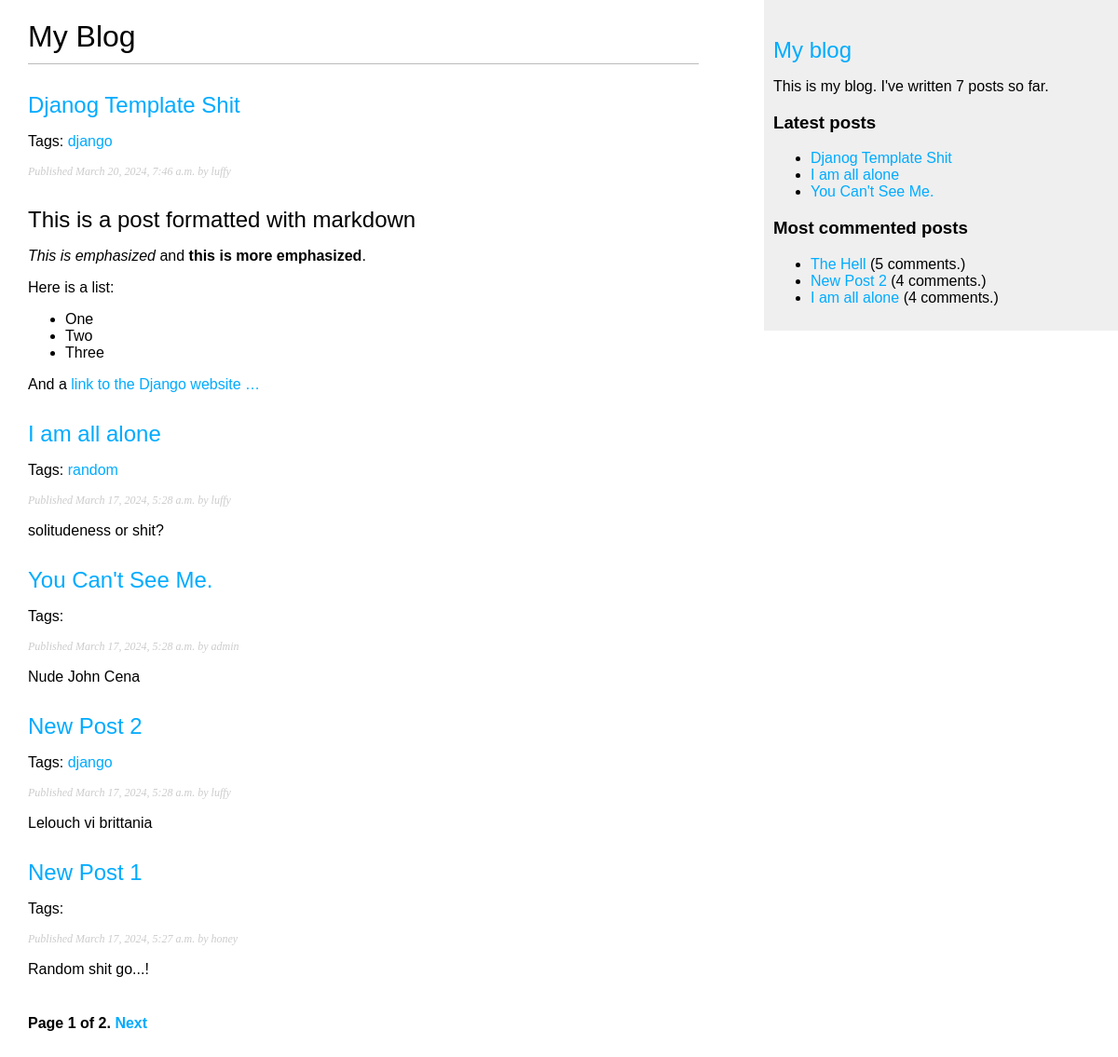
The page / on the database its author committed.
### blog/models.py (models this page shows, shortened)
class Post(models.Model):
  class Status(models.TextChoices):
    DRAFT = 'DF','Draft'
    PUBLISHED = 'PB','Published'
  title = models.CharField(max_length=255)
  slug = models.SlugField(max_length=255,unique_for_date="published")
  body = models.TextField()
  published = models.DateTimeField(default = timezone.now)
  created = models.DateTimeField(auto_now_add=True)
  updated = models.DateTimeField(auto_now = True)
  status = models.CharField(max_length=2,choices=Status.choices, default=Status.DRAFT)
  author = models.ForeignKey(User,on_delete=models.CASCADE,related_name='blog_posts')
  objects = models.Manager()
  published_posts = PublishedManager()
  tags = TaggableManager()
  class Meta:
    ordering = ['-published']
    indexes = [
      models.Index(fields=['-published']),
    ]
  def get_absolute_url(self):
      return reverse("blog:post_detail",args=[self.published.year,
                                              self.published.month,
                                              self.published.day,
                                              self.slug])

### blog/views.py (the view)
# urls.py: path('',views.post_list,name='post_list'),
def post_list(request,tag_slug=None):
  posts_list = Post.objects.all()
  page_number = request.GET.get('page',1)
  tag = None
  if tag_slug:
    tag = get_object_or_404(Tag,slug=tag_slug)
    posts_list = posts_list.filter(tags__in=[tag])
  paginator = Paginator(posts_list,5)
  try:
    posts = paginator.page(page_number)
  except EmptyPage:
    posts = paginator.page(paginator.num_pages)
  except PageNotAnInteger:
    posts = paginator.page(1)
  return render(request,'blog/post/list.html',{'posts':posts,'tag':tag})

### blog/models.py (called while the page is built)
  def get_queryset(self) -> QuerySet:
    return super().get_queryset() \
                  .filter(status=Post.Status.PUBLISHED)

### blog/templatetags/blog_tags.py (called while the page is built)
@register.filter(name="markdown")
def markdown_format(text):
  return mark_safe(markdown.markdown(text))

@register.simple_tag
def total_posts():
  return Post.published_posts.count()

@register.inclusion_tag('blog/post/latest_posts.html')
def show_latest_posts(count=5):
  latest_posts = Post.published_posts.order_by('-published')[:count]
  return {'latest_posts':latest_posts}

@register.simple_tag
def get_most_commented_posts(count=3):
  return Post.published_posts.annotate(
    total_comments=Count('comments')
  ).order_by('-total_comments')[:count]

### blog/templates/blog/post/list.html (shortened to what this page needs)
{% extends 'blog/base.html' %}
{% load blog_tags %}
{% block content %}
  <h1>My Blog</h1>
  {% for post in posts %}
    <h2>
      <a href="{{ post.get_absolute_url }}">
      {{ post.title }}
      </a>
    </h2>
    <p class='tags'>
      Tags:
      {% for tag in post.tags.all   %}
        <a href="{% url "blog:post_list_by_tag" tag.slug %}">{{tag.name}}</a>
      {% endfor %}
    </p>
    <p class='date'>
      Published {{post.published}} by {{post.author}}
    </p>
    {{post.body|markdown|truncatewords_html:30}}
  {% endfor %}
  {% include 'pagination.html' with page=posts %}
{% endblock  %}

### blog/templates/blog/base.html (shortened to what this page needs)
{% load blog_tags %}
{% load static %}
<!DOCTYPE html>
<html>
  <head>
    <link href="{% static 'css/blog.css' %}" rel='stylesheet'>
  </head>
  <body>
    <div id='content'>
      {% block content %}
      {% endblock %}
    </div>
  </body>
  <div id='sidebar'>
    <h2> <a href="{% url "blog:post_list" %}">My blog</a></h2>
    <p> This is my blog.
        I've written {% total_posts %} posts so far.
    </p>
    <h3>Latest posts</h3>
    {% show_latest_posts 3 %}
    <h3>Most commented posts</h3>
    {% get_most_commented_posts as most_commented_posts %}
    <ul>
      {% for post in most_commented_posts %}
        <li>
          <a href="{{post.get_absolute_url}}">{{post.title}}</a> ({{post.comments.count}} comments.)
        </li>
      {% endfor %}
    </ul>
  </div>
</html>

### blog/templates/blog/post/latest_posts.html
<ul>
  {% for post in latest_posts  %}
    <li>
      <a href="{{post.get_absolute_url}}">{{post.title}}</a>
    </li>
  {% endfor %}
</ul>

### static/css/blog.css (style rules this page uses)
body { margin:0; padding:0; font-family:helvetica, sans-serif; }
a { color:#00abff; text-decoration:none; }
h1 { font-weight:normal; border-bottom:1px solid #bbb; padding:0 0 10px 0; }
h2 { font-weight:normal; margin:30px 0 0; }
#content { float:left; width:60%; padding:0 0 0 30px; }
#sidebar { float:right; width:30%; padding:10px; background:#efefef; height:100%; }
p.date { color:#ccc; font-family: georgia, serif; font-size: 12px; font-style: italic; }

### rows shown on the page
Post: title "Djanog Template Shit", published "March 20, 2024, 7:46 a.m.", author "luffy", body "This is a post formatted with markdown This is emphasized and this is more emphasized . Here is a list: One Two Three And a link to the Django website …"
Tag: name "django"
Post: title "I am all alone", published "March 17, 2024, 5:28 a.m.", author "luffy", body "solitudeness or shit?", comments.count "4"
Tag: name "random"
Post: title "You Can't See Me.", published "March 17, 2024, 5:28 a.m.", author "admin", body "Nude John Cena"
Post: title "New Post 2", published "March 17, 2024, 5:28 a.m.", author "luffy", body "Lelouch vi brittania", comments.count "4"
Post: title "New Post 1", published "March 17, 2024, 5:27 a.m.", author "honey", body "Random shit go...!"
Post: title "The Hell", comments.count "5"

### other values the page prints
{{ page.number }} "1"
{{ page.paginator.num_pages }} "2"
